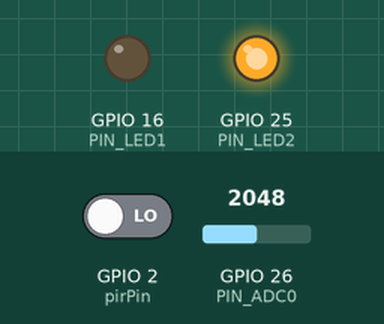
Simulated run of this sketch. Board: ESP32. Parts: output pins drawn as LEDs (lit = HIGH). Inputs (shaded band) come from the test bench; at power-on: GPIO 26 (PIN_ADC0) = 2048, GPIO 2 (pirPin) LOW.

Above: at 1.2 s.
1.3 s: GPIO 26 (PIN_ADC0) set to 552
2.8 s: GPIO 26 (PIN_ADC0) set to 458
At 3.8 s:
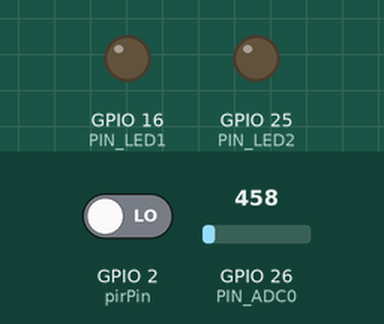
4.3 s: GPIO 26 (PIN_ADC0) set to 540
At 5.0 s:
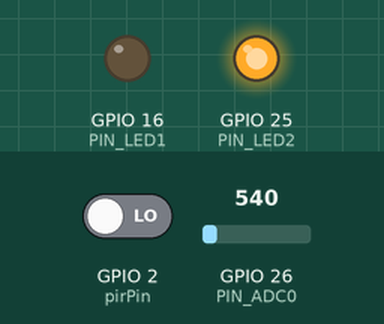
5.8 s: GPIO 2 (pirPin) driven HIGH
At 6.1 s:
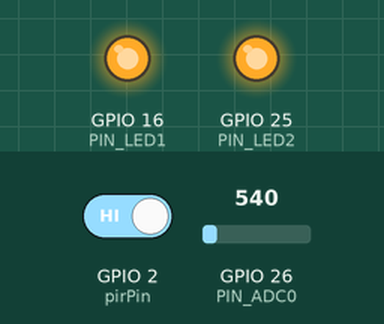
7.3 s: GPIO 2 (pirPin) driven LOW
At 8.4 s:
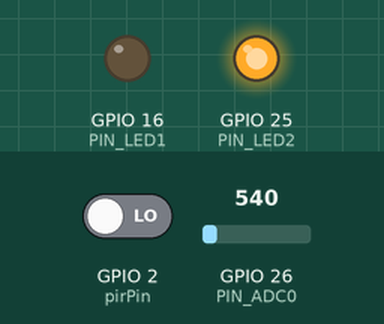
Timing chart, 0 to 9.8 s (numbered marks = the images above; inputs shaded):
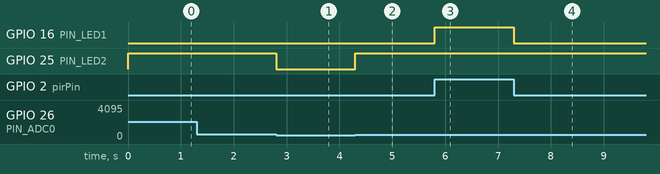

The sketch:

Project_25_Human_Induction_Lamp.ino
```cpp
//**********************************************************************************
/*
 * 文件名 : 人体感应灯
 * 描述 : 采用光敏传感器和人体红外传感器控制LED.
 * 作者 : www.keyes-robot.com
*/
#define PIN_ADC0  26   //光敏传感器的引脚
#define PIN_LED1   16  // 外接LED的引脚
#define PIN_LED2   25  // Pico板上内置LED的引脚
#define pirPin   2     // 人体红外传感器的引脚
byte pirStat = 0;   // 人体红外传感器的状态
void setup() {
  pinMode(PIN_LED1, OUTPUT);
  pinMode(PIN_LED2, OUTPUT);
  pinMode(PIN_ADC0, INPUT);
  pinMode(pirPin, INPUT);
}

void loop() {
  int adcVal = analogRead(PIN_ADC0); //读取光敏传感器的ADC值
  pirStat = digitalRead(pirPin); //读取人体红外传感器的值
  if (adcVal >= 500) {
      digitalWrite(PIN_LED2, HIGH); //点亮Pico板上的内置LED
      if (pirStat == HIGH){
         digitalWrite(PIN_LED1, HIGH);//点亮外接LED
         }
      else{
         digitalWrite(PIN_LED1, LOW);//熄灭外接LED灯
        }
  }
   else{
      digitalWrite(PIN_LED1, LOW);//熄灭外接LED灯
      digitalWrite(PIN_LED2, LOW);//熄灭Pico板上的内置LED
      }
}
//**********************************************************************************
```

Measured:
- the behaviour switches between 500 and 499 on GPIO 26 (PIN_ADC0) (found by bisection; images 0 and 1)
- after the input at 1.3 s, every drawn part: stays the same
- after the input at 2.8 s, GPIO 25 (PIN_LED2): HIGH → LOW at once
- after the input at 4.3 s, GPIO 25 (PIN_LED2): LOW → HIGH at once
- after the input at 5.8 s, GPIO 16 (PIN_LED1): LOW → HIGH at once
- after the input at 7.3 s, GPIO 16 (PIN_LED1): HIGH → LOW at once
